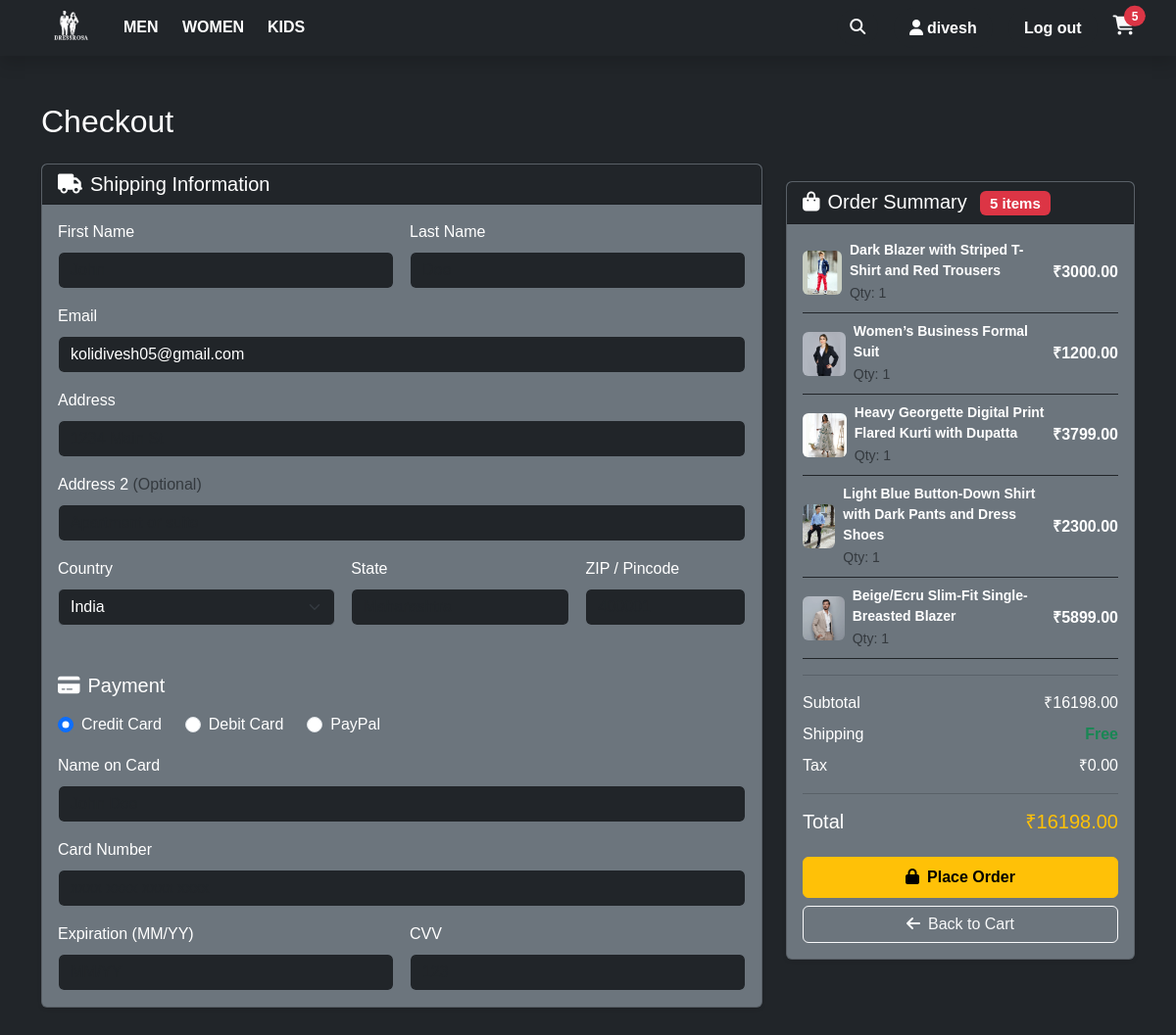
Screenshot of /checkout/ (signed in) with the database file from the repository.
### myapp/models.py (models this page shows, shortened)
class product(models.Model):
    CATEGORY_CHOICES = [
        ('men', "Men's Wear"),
        ('women', "Women's Wear"),
        ('kids', "Kids' Wear"),
        ('accessories', "Accessories"),
        ('footwear', "Footwear"),
    ]
    pid = models.AutoField(primary_key=True)  # No comma here
    product_category = models.CharField(max_length=50, choices=CATEGORY_CHOICES)
    product_image = models.ImageField(upload_to='img/')
    product_title = models.CharField(max_length=200)
    product_description = models.CharField(max_length=1000)
    product_price = models.DecimalField(max_digits=10, decimal_places=2)
    product_detail = models.TextField()  # Better for large text

### myapp/views.py (the view)
# urls.py: path('checkout/', views.checkout, name='checkout'),
def checkout(request):
    if not request.user.is_authenticated:
        messages.warning(request, 'Please sign in to proceed to checkout.')
        return redirect('login_page')
    cart_items = Cart.objects.filter(user=request.user)
    cart_data = []
    total_amount = 0
    for item in cart_items:
        item_total = item.product.product_price * item.quantity
        cart_data.append({
            'product': item.product,
            'quantity': item.quantity,
            'total_price': item_total,
        })
        total_amount += item_total
    if not cart_data:
        messages.warning(request, 'Your cart is empty.')
        return redirect('cart_page')
    context = {
        'cart_items': cart_data,
        'total_amount': total_amount,
        'total_items': len(cart_data),
    }
    return render(request, 'checkout.html', context)

### myapp/templates/checkout.html (shortened to what this page needs)
{% extends 'master.html' %}
{% load static %}
{% block body %}
<div class="container py-5">
    <div class="row g-4">
        <div class="col-lg-8">
            <h2 class="mb-4 text-white">Checkout</h2>
            <div class="card shadow-sm mb-4 bg-secondary text-white">
                <div class="card-header bg-dark">
                    <h5 class="mb-0"><i class="fa-solid fa-truck me-2"></i>Shipping Information</h5>
                </div>
                <div class="card-body">
                    <form method="post" action="{% url 'checkout' %}" id="checkoutForm">
                        <div class="row g-3">
                            <div class="col-md-6">
                                <label class="form-label">First Name</label>
                                <input type="text" class="form-control bg-dark text-white border-secondary"
                                    name="first_name" placeholder="John" required>
                            </div>
                            <div class="col-md-6">
                                <label class="form-label">Last Name</label>
                                <input type="text" class="form-control bg-dark text-white border-secondary"
                                    name="last_name" placeholder="Doe" required>
                            </div>
                            <div class="col-12">
                                <label class="form-label">Email</label>
                                <input type="email" class="form-control bg-dark text-white border-secondary"
                                    name="email" value="{{ request.user.email }}" required>
                            </div>
                            <div class="col-12">
                                <label class="form-label">Address</label>
                                <input type="text" class="form-control bg-dark text-white border-secondary"
                                    name="address" placeholder="1234 Main St" required>
                            </div>
                            <div class="col-12">
                                <label class="form-label">Address 2 <span class="text-muted">(Optional)</span></label>
                                <input type="text" class="form-control bg-dark text-white border-secondary"
                                    name="address2" placeholder="Apartment or suite">
                            </div>
                            <div class="col-md-5">
                                <label class="form-label">Country</label>
                                <select class="form-select bg-dark text-white border-secondary" name="country" required>
                                    <option value="India" selected>India</option>
                                </select>
                            </div>
                            <div class="col-md-4">
                                <label class="form-label">State</label>
                                <input type="text" class="form-control bg-dark text-white border-secondary"
                                    name="state" placeholder="Maharashtra" required>
                            </div>
                            <div class="col-md-3">
                                <label class="form-label">ZIP / Pincode</label>
                                <input type="text" class="form-control bg-dark text-white border-secondary"
                                    name="zip" placeholder="400001" required>
                            </div>
                        </div>
                        <hr class="my-4 border-secondary">
                        <h5 class="mb-3"><i class="fa-solid fa-credit-card me-2"></i>Payment</h5>
                        <div class="d-flex gap-4 mb-3">
                            <div class="form-check">
                                <input class="form-check-input" type="radio" name="paymentMethod"
                                    id="credit" value="credit" checked>
                                <label class="form-check-label" for="credit">Credit Card</label>
                            </div>
                            <div class="form-check">
                                <input class="form-check-input" type="radio" name="paymentMethod"
                                    id="debit" value="debit">
                                <label class="form-check-label" for="debit">Debit Card</label>
                            </div>
                            <div class="form-check">
                                <input class="form-check-input" type="radio" name="paymentMethod"
                                    id="paypal" value="paypal">
                                <label class="form-check-label" for="paypal">PayPal</label>
                            </div>
                        </div>
                        <div class="row g-3" id="cardFields">
                            <div class="col-md-12">
                                <label class="form-label">Name on Card</label>
                                <input type="text" class="form-control bg-dark text-white border-secondary"
                                    name="cc_name" placeholder="John Doe" required>
                            </div>
                            <div class="col-md-12">
                                <label class="form-label">Card Number</label>
                                <input type="text" class="form-control bg-dark text-white border-secondary"
                                    name="cc_number" placeholder="xxxx xxxx xxxx xxxx"
                                    maxlength="19" required>
                            </div>
                            <div class="col-md-6">
                                <label class="form-label">Expiration (MM/YY)</label>
                                <input type="text" class="form-control bg-dark text-white border-secondary"
                                    name="cc_expiration" placeholder="MM/YY" maxlength="5" required>
                            </div>
                            <div class="col-md-6">
                                <label class="form-label">CVV</label>
                                <input type="text" class="form-control bg-dark text-white border-secondary"
                                    name="cc_cvv" placeholder="123" maxlength="4" required>
                            </div>
                        </div>
                    </form>
                </div>
            </div>
        </div>
        <div class="col-lg-4">
            <div class="card shadow-sm bg-secondary text-white sticky-top" style="top: 80px;">
                <div class="card-header bg-dark">
                    <h5 class="mb-0"><i class="fa-solid fa-bag-shopping me-2"></i>Order Summary
                        <span class="badge bg-danger ms-2">{{ total_items }} item{{ total_items|pluralize }}</span>
                    </h5>
                </div>
                <div class="card-body">
                    {% for item in cart_items %}
                    <div class="d-flex justify-content-between align-items-center mb-2 pb-2 border-bottom border-dark">
                        <div class="d-flex align-items-center gap-2">
                            {% if item.product.product_image %}
                            <img src="{{ item.product.product_image.url }}" alt="{{ item.product.product_title }}"
                                style="width:45px; height:45px; object-fit:cover; border-radius:6px;">
                            {% endif %}
                            <div>
                                <small class="fw-semibold d-block">{{ item.product.product_title }}</small>
                                <small class="text-muted">Qty: {{ item.quantity }}</small>
                            </div>
                        </div>
                        <span class="fw-semibold">₹{{ item.total_price }}</span>
                    </div>
                    {% empty %}
                    <p class="text-muted text-center">No items in cart.</p>
                    {% endfor %}
                    <hr class="border-dark">
                    <div class="d-flex justify-content-between mb-2">
                        <span>Subtotal</span>
                        <span>₹{{ total_amount }}</span>
                    </div>
                    <div class="d-flex justify-content-between mb-2">
                        <span>Shipping</span>
                        <span class="text-success fw-semibold">Free</span>
                    </div>
                    <div class="d-flex justify-content-between mb-3">
                        <span>Tax</span>
                        <span>₹0.00</span>
                    </div>
                    <hr class="border-dark">
                    <div class="d-flex justify-content-between mb-4">
                        <h5 class="mb-0">Total</h5>
                        <h5 class="mb-0 text-warning">₹{{ total_amount }}</h5>
                    </div>
                    <button type="submit" form="checkoutForm" class="btn btn-warning w-100 py-2 fw-bold">
                        <i class="fa-solid fa-lock me-2"></i>Place Order
                    </button>
                    <a href="{% url 'cart_page' %}" class="btn btn-outline-light w-100 mt-2">
                        <i class="fa-solid fa-arrow-left me-2"></i>Back to Cart
                    </a>
                </div>
            </div>
        </div>
    </div>
</div>
{% endblock %}

### myapp/templates/master.html (shortened to what this page needs)
<!DOCTYPE html>
<html lang="en">
{% load static %}
<head>
    <link href="https://cdn.jsdelivr.net/npm/bootstrap@5.3.3/dist/css/bootstrap.min.css" rel="stylesheet">
    <link rel="stylesheet" href="https://cdnjs.cloudflare.com/ajax/libs/font-awesome/6.5.2/css/all.min.css" />
    <link href="https://cdn.jsdelivr.net/npm/remixicon/fonts/remixicon.css" rel="stylesheet" />
    <link rel="stylesheet" href="https://cdn.jsdelivr.net/npm/swiper@10/swiper-bundle.min.css" />
    <link rel="stylesheet" href="https://cdnjs.cloudflare.com/ajax/libs/animate.css/4.1.1/animate.min.css" />
    <link rel="stylesheet" href="{% static 'css/style.css' %}">
    <link rel="stylesheet" href="{% static 'css/hover.css' %}">
</head>
<body class="bg-dark text-light">
    <header id="mainHeader" class="container-fluid shadow sticky-top bg-dark">
        <div class="container-fluid">
            <div class="container">
                <div class="row align-items-center py-2">
                    <div class="col-6 col-md-6 d-flex align-items-center gap-4">
                        <a href="/" class="flex-shrink-0">
                            <img src="{% static 'img/logo.png' %}" alt="logo"
                                 class="img-fluid"
                                 style="max-height: 40px; min-width: 40px;">
                        </a>
                        <a href="/men/" class="text-decoration-none text-white fw-semibold hvr-shadow-radial">MEN</a>
                        <a href="/women/" class="text-decoration-none text-white fw-semibold hvr-shadow-radial">WOMEN</a>
                        <a href="/kids/" class="text-decoration-none text-white fw-semibold hvr-shadow-radial">KIDS</a>
                    </div>
                    <div class="col-lg-6 d-none d-lg-flex justify-content-end align-items-center gap-3">
                        <form class="d-flex align-items-center search-form" role="search" id="searchForm">
                            <button class="btn text-light bg-dark search-btn" type="button" id="searchBtn">
                                <i class="fa-solid fa-magnifying-glass"></i>
                            </button>
                        </form>
                        {% if request.user.is_authenticated %}
                        <div class="register text-light bg-dark fs-6 rounded-pill px-3 py-2">
                            <a href="/profile/" class="text-decoration-none text-white fw-semibold hvr-shadow-radial">
                                <i class="fa-solid fa-user me-1"></i>{{ request.user.username }}
                            </a>
                        </div>
                        <div class="register text-light bg-dark fs-6 rounded-pill px-3 py-2">
                            <a href="{% url 'logout_user' %}" class="text-decoration-none text-white fw-semibold hvr-shadow-radial">Log out</a>
                        </div>
                        {% endif %}
                        <div class="cart_symbol position-relative">
                            <a href="{% url 'cart_page' %}" class="link-light">
                                <i class="fa-solid fa-cart-shopping fs-5"></i>
                                {% if request.user.is_authenticated %}
                                    {% with count=request.user.cart_set.count %}
                                    {% if count > 0 %}
                                    <span class="position-absolute top-0 start-100 translate-middle badge rounded-pill bg-danger">{{ count }}</span>
                                    {% endif %}
                                    {% endwith %}
                                {% elif request.session.cart %}
                                    <span class="position-absolute top-0 start-100 translate-middle badge rounded-pill bg-danger">{{ request.session.cart|length }}</span>
                                {% endif %}
                            </a>
                        </div>
                    </div>
                </div>
            </div>
        </div>
    </header>
{% block body %}
{% endblock %}
</body>
</html>

### myapp/static/css/style.css (style rules this page uses)
* { box-sizing: border-box; }
body { margin: 0; background: #1d1f27; font-family: sans-serif; color: white; display: flex; flex-direction: column; align-items: center; padding: 50px 0; }
.search-form { position: relative; transition: width 0.4s ease; }
.search-btn { border-radius: 50%; transition: all 0.3s ease; }
body { background: #111; color: white; margin: 0; padding: 0; }
.card { overflow: hidden; position: relative; cursor: pointer; transition: box-shadow 0.3s ease; }

### rows the page displays
product: product.product_image (picture), product.product_title "Dark Blazer with Striped T-Shirt and Red Trousers", quantity "1", total_price "3000.00"
product: product.product_image (picture), product.product_title "Women’s Business Formal Suit", quantity "1", total_price "1200.00"
product: product.product_image (picture), product.product_title "Heavy Georgette Digital Print Flared Kurti with Dupatta", quantity "1", total_price "3799.00"
product: product.product_image (picture), product.product_title "Light Blue Button-Down Shirt with Dark Pants and Dress Shoes", quantity "1", total_price "2300.00"
product: product.product_image (picture), product.product_title "Beige/Ecru Slim-Fit Single-Breasted Blazer", quantity "1", total_price "5899.00"

### other values shown
{{ request.user.username }} "divesh"
{{ count }} "5"
{{ total_items }} "5"
{{ total_amount }} "16198.00"
